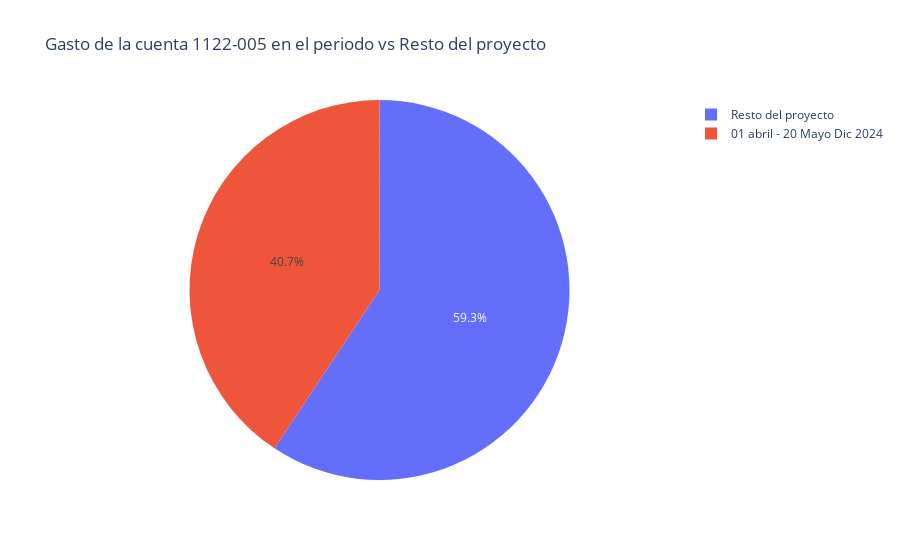

Notebook source saved alongside this figure:
### Code cell
editor_data = df[df['Valida'] == "1122-005"]

gasto_editor_periodo = editor_data.loc[(editor_data.index >= '2024-04-01') & (editor_data.index <= '2024-05-20'), 'TOTAL'].sum()

gasto_editor_periodo_2=editor_data.loc[(editor_data.index <= '2025-11-28'), 'TOTAL'].sum()

gasto_final=gasto_editor_periodo_2-gasto_editor_periodo

df_pastel = pd.DataFrame({'Periodo': ['01 abril - 20 Mayo Dic 2024', 'Resto del proyecto'],'Gasto': [gasto_editor_periodo, gasto_final]})

fig = px.pie(df_pastel, values='Gasto', names='Periodo',title='Gasto de la cuenta 1122-005 en el periodo vs Resto del proyecto')

fig.show()

### Figure 1 — Plotly figure (JSON) as saved in the notebook; plotly's stock layout.template omitted (floating-point values rounded to 4 significant figures)
{"data": [{"domain": {"x": [0, 1], "y": [0, 1]}, "hovertemplate": "Periodo=%{label}<br>Gasto=%{value}<extra></extra>", "labels": ["01 abril - 20 Mayo Dic 2024", "Resto del proyecto"], "legendgroup": "", "name": "", "showlegend": true, "type": "pie", "values": [52040.0, 75870.0]}], "layout": {"legend": {"tracegroupgap": 0}, "title": {"text": "Gasto de la cuenta 1122-005 en el periodo vs Resto del proyecto"}}}
